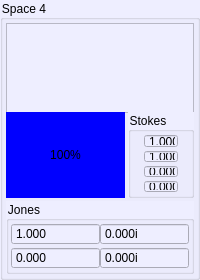
     <widget class="QGroupBox" name="groupBox_Space_S4">
      <property name="sizePolicy">
       <sizepolicy hsizetype="Preferred" vsizetype="Preferred">
        <horstretch>1</horstretch>
        <verstretch>0</verstretch>
       </sizepolicy>
      </property>
      <property name="minimumSize">
       <size>
        <width>0</width>
        <height>280</height>
       </size>
      </property>
      <property name="maximumSize">
       <size>
        <width>16777215</width>
        <height>280</height>
       </size>
      </property>
      <property name="styleSheet">
       <string notr="true">background-color: #eeeeff</string>
      </property>
      <property name="title">
       <string>Space 4</string>
      </property>
      <layout class="QGridLayout" name="gridLayout_109">
       <property name="leftMargin">
        <number>3</number>
       </property>
       <property name="topMargin">
        <number>3</number>
       </property>
       <property name="rightMargin">
        <number>3</number>
       </property>
       <property name="bottomMargin">
        <number>3</number>
       </property>
       <property name="spacing">
        <number>3</number>
       </property>
       <item row="3" column="0" colspan="2">
        <widget class="QGroupBox" name="groupBox_Jones_S4">
         <property name="title">
          <string>Jones</string>
         </property>
         <layout class="QGridLayout" name="gridLayout_111">
          <property name="leftMargin">
           <number>2</number>
          </property>
          <property name="topMargin">
           <number>2</number>
          </property>
          <property name="rightMargin">
           <number>2</number>
          </property>
          <property name="bottomMargin">
           <number>2</number>
          </property>
          <property name="horizontalSpacing">
           <number>0</number>
          </property>
          <property name="verticalSpacing">
           <number>2</number>
          </property>
          <item row="0" column="0">
           <widget class="QDoubleSpinBox" name="doubleSpinBox_X1_R_S4">
            <property name="enabled">
             <bool>true</bool>
            </property>
            <property name="sizePolicy">
             <sizepolicy hsizetype="Minimum" vsizetype="Fixed">
              <horstretch>0</horstretch>
              <verstretch>0</verstretch>
             </sizepolicy>
            </property>
            <property name="minimumSize">
             <size>
              <width>34</width>
              <height>0</height>
             </size>
            </property>
            <property name="maximumSize">
             <size>
              <width>16777215</width>
              <height>16777215</height>
             </size>
            </property>
            <property name="readOnly">
             <bool>true</bool>
            </property>
            <property name="buttonSymbols">
             <enum>QAbstractSpinBox::NoButtons</enum>
            </property>
            <property name="decimals">
             <number>3</number>
            </property>
            <property name="minimum">
             <double>-1.000000000000000</double>
            </property>
            <property name="maximum">
             <double>1.000000000000000</double>
            </property>
            <property name="value">
             <double>1.000000000000000</double>
            </property>
           </widget>
          </item>
          <item row="0" column="1">
           <widget class="QDoubleSpinBox" name="doubleSpinBox_X1_I_S4">
            <property name="enabled">
             <bool>true</bool>
            </property>
            <property name="sizePolicy">
             <sizepolicy hsizetype="Minimum" vsizetype="Fixed">
              <horstretch>0</horstretch>
              <verstretch>0</verstretch>
             </sizepolicy>
            </property>
            <property name="minimumSize">
             <size>
              <width>34</width>
              <height>0</height>
             </size>
            </property>
            <property name="maximumSize">
             <size>
              <width>16777215</width>
              <height>16777215</height>
             </size>
            </property>
            <property name="readOnly">
             <bool>true</bool>
            </property>
            <property name="buttonSymbols">
             <enum>QAbstractSpinBox::NoButtons</enum>
            </property>
            <property name="suffix">
             <string>i</string>
            </property>
            <property name="decimals">
             <number>3</number>
            </property>
            <property name="minimum">
             <double>-1.000000000000000</double>
            </property>
            <property name="maximum">
             <double>1.000000000000000</double>
            </property>
           </widget>
          </item>
          <item row="1" column="0">
           <widget class="QDoubleSpinBox" name="doubleSpinBox_X2_R_S4">
            <property name="enabled">
             <bool>true</bool>
            </property>
            <property name="sizePolicy">
             <sizepolicy hsizetype="Minimum" vsizetype="Fixed">
              <horstretch>0</horstretch>
              <verstretch>0</verstretch>
             </sizepolicy>
            </property>
            <property name="minimumSize">
             <size>
              <width>34</width>
              <height>0</height>
             </size>
            </property>
            <property name="maximumSize">
             <size>
              <width>16777215</width>
              <height>16777215</height>
             </size>
            </property>
            <property name="readOnly">
             <bool>true</bool>
            </property>
            <property name="buttonSymbols">
             <enum>QAbstractSpinBox::NoButtons</enum>
            </property>
            <property name="decimals">
             <number>3</number>
            </property>
            <property name="minimum">
             <double>-1.000000000000000</double>
            </property>
            <property name="maximum">
             <double>1.000000000000000</double>
            </property>
           </widget>
          </item>
          <item row="1" column="1">
           <widget class="QDoubleSpinBox" name="doubleSpinBox_X2_I_S4">
            <property name="enabled">
             <bool>true</bool>
            </property>
            <property name="sizePolicy">
             <sizepolicy hsizetype="Minimum" vsizetype="Fixed">
              <horstretch>0</horstretch>
              <verstretch>0</verstretch>
             </sizepolicy>
            </property>
            <property name="minimumSize">
             <size>
              <width>34</width>
              <height>0</height>
             </size>
            </property>
            <property name="maximumSize">
             <size>
              <width>16777215</width>
              <height>16777215</height>
             </size>
            </property>
            <property name="readOnly">
             <bool>true</bool>
            </property>
            <property name="buttonSymbols">
             <enum>QAbstractSpinBox::NoButtons</enum>
            </property>
            <property name="suffix">
             <string>i</string>
            </property>
            <property name="decimals">
             <number>3</number>
            </property>
            <property name="minimum">
             <double>-1.000000000000000</double>
            </property>
            <property name="maximum">
             <double>1.000000000000000</double>
            </property>
           </widget>
          </item>
         </layout>
        </widget>
       </item>
       <item row="0" column="0" colspan="2">
        <widget class="QLabel" name="label_Pol_S4">
         <property name="sizePolicy">
          <sizepolicy hsizetype="Preferred" vsizetype="Expanding">
           <horstretch>0</horstretch>
           <verstretch>0</verstretch>
          </sizepolicy>
         </property>
         <property name="minimumSize">
          <size>
           <width>90</width>
           <height>90</height>
          </size>
         </property>
         <property name="frameShape">
          <enum>QFrame::StyledPanel</enum>
         </property>
         <property name="frameShadow">
          <enum>QFrame::Sunken</enum>
         </property>
         <property name="text">
          <string/>
         </property>
        </widget>
       </item>
       <item row="2" column="1">
        <widget class="QGroupBox" name="groupBox_Stokes_S4">
         <property name="sizePolicy">
          <sizepolicy hsizetype="Maximum" vsizetype="Preferred">
           <horstretch>1</horstretch>
           <verstretch>0</verstretch>
          </sizepolicy>
         </property>
         <property name="title">
          <string>Stokes</string>
         </property>
         <layout class="QGridLayout" name="gridLayout_11">
          <property name="leftMargin">
           <number>2</number>
          </property>
          <property name="topMargin">
           <number>2</number>
          </property>
          <property name="rightMargin">
           <number>2</number>
          </property>
          <property name="bottomMargin">
           <number>2</number>
          </property>
          <property name="horizontalSpacing">
           <number>0</number>
          </property>
          <property name="verticalSpacing">
           <number>2</number>
          </property>
          <item row="3" column="0">
           <widget class="QDoubleSpinBox" name="doubleSpinBox_Stokes3_S4">
            <property name="minimumSize">
             <size>
              <width>34</width>
              <height>0</height>
             </size>
            </property>
            <property name="maximumSize">
             <size>
              <width>34</width>
              <height>16777215</height>
             </size>
            </property>
            <property name="readOnly">
             <bool>true</bool>
            </property>
            <property name="buttonSymbols">
             <enum>QAbstractSpinBox::NoButtons</enum>
            </property>
            <property name="decimals">
             <number>3</number>
            </property>
            <property name="minimum">
             <double>-1.000000000000000</double>
            </property>
            <property name="maximum">
             <double>1.000000000000000</double>
            </property>
            <property name="singleStep">
             <double>0.050000000000000</double>
            </property>
           </widget>
          </item>
          <item row="0" column="0">
           <widget class="QDoubleSpinBox" name="doubleSpinBox_Stokes0_S4">
            <property name="minimumSize">
             <size>
              <width>34</width>
              <height>0</height>
             </size>
            </property>
            <property name="maximumSize">
             <size>
              <width>34</width>
              <height>16777215</height>
             </size>
            </property>
            <property name="readOnly">
             <bool>true</bool>
            </property>
            <property name="buttonSymbols">
             <enum>QAbstractSpinBox::NoButtons</enum>
            </property>
            <property name="decimals">
             <number>3</number>
            </property>
            <property name="minimum">
             <double>-1.000000000000000</double>
            </property>
            <property name="maximum">
             <double>1.000000000000000</double>
            </property>
            <property name="singleStep">
             <double>0.050000000000000</double>
            </property>
            <property name="value">
             <double>1.000000000000000</double>
            </property>
           </widget>
          </item>
          <item row="2" column="0">
           <widget class="QDoubleSpinBox" name="doubleSpinBox_Stokes2_S4">
            <property name="minimumSize">
             <size>
              <width>34</width>
              <height>0</height>
             </size>
            </property>
            <property name="maximumSize">
             <size>
              <width>34</width>
              <height>16777215</height>
             </size>
            </property>
            <property name="readOnly">
             <bool>true</bool>
            </property>
            <property name="buttonSymbols">
             <enum>QAbstractSpinBox::NoButtons</enum>
            </property>
            <property name="decimals">
             <number>3</number>
            </property>
            <property name="minimum">
             <double>-1.000000000000000</double>
            </property>
            <property name="maximum">
             <double>1.000000000000000</double>
            </property>
            <property name="singleStep">
             <double>0.050000000000000</double>
            </property>
           </widget>
          </item>
          <item row="1" column="0">
           <widget class="QDoubleSpinBox" name="doubleSpinBox_Stokes1_S4">
            <property name="minimumSize">
             <size>
              <width>34</width>
              <height>0</height>
             </size>
            </property>
            <property name="maximumSize">
             <size>
              <width>34</width>
              <height>16777215</height>
             </size>
            </property>
            <property name="readOnly">
             <bool>true</bool>
            </property>
            <property name="buttonSymbols">
             <enum>QAbstractSpinBox::NoButtons</enum>
            </property>
            <property name="decimals">
             <number>3</number>
            </property>
            <property name="minimum">
             <double>-1.000000000000000</double>
            </property>
            <property name="maximum">
             <double>1.000000000000000</double>
            </property>
            <property name="singleStep">
             <double>0.050000000000000</double>
            </property>
            <property name="value">
             <double>1.000000000000000</double>
            </property>
           </widget>
          </item>
         </layout>
        </widget>
       </item>
       <item row="2" column="0">
        <widget class="QProgressBar" name="progressBar_S4">
         <property name="sizePolicy">
          <sizepolicy hsizetype="Preferred" vsizetype="Expanding">
           <horstretch>0</horstretch>
           <verstretch>0</verstretch>
          </sizepolicy>
         </property>
         <property name="styleSheet">
          <string notr="true">QProgressBar::chunk {
     background-color: #0000ff;
     height: 1px;
 }</string>
         </property>
         <property name="maximum">
          <number>10000</number>
         </property>
         <property name="value">
          <number>10000</number>
         </property>
         <property name="alignment">
          <set>Qt::AlignCenter</set>
         </property>
         <property name="textVisible">
          <bool>true</bool>
         </property>
         <property name="orientation">
          <enum>Qt::Vertical</enum>
         </property>
         <property name="invertedAppearance">
          <bool>false</bool>
         </property>
        </widget>
       </item>
      </layout>
     </widget>
